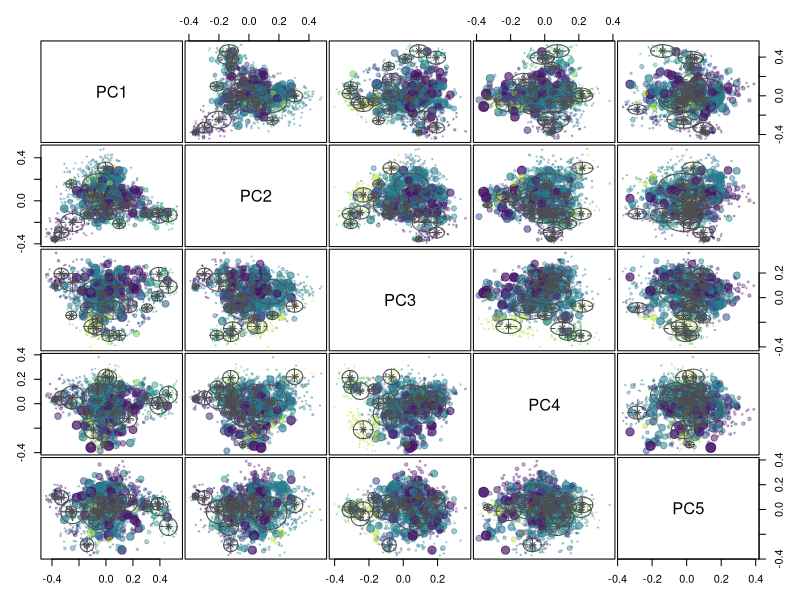

The R script that drew this image:
## ---- chunk 1
#| fig-width: 8
#| fig-height: 8
#| echo: false
#| message: false
invisible(library(mclust, verbose = FALSE))
data = read.csv("embeddings-100.csv")
X = as.matrix(data[,-c(1:2)])
PCA = prcomp(X)
GMM = Mclust(PCA$x[,1:40], G = 1:20, modelNames = c("VVE","VEI","VII","VVI","VVV"))
plot(GMM, what = "uncertainty", dimens = 1:5, col = viridis::viridis(GMM$G))
